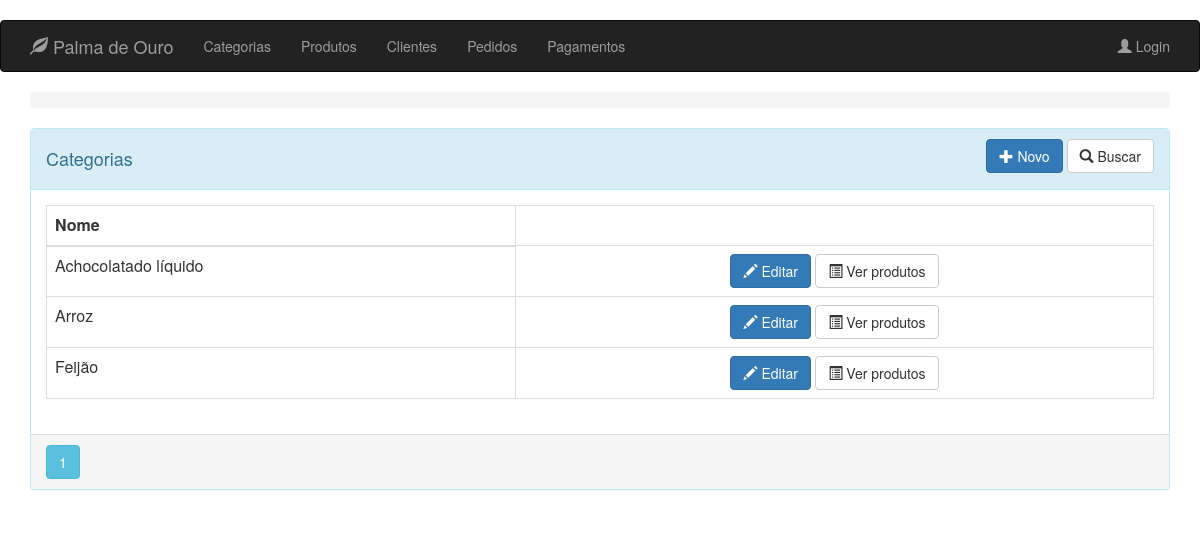
Page /category on the earlier database version.
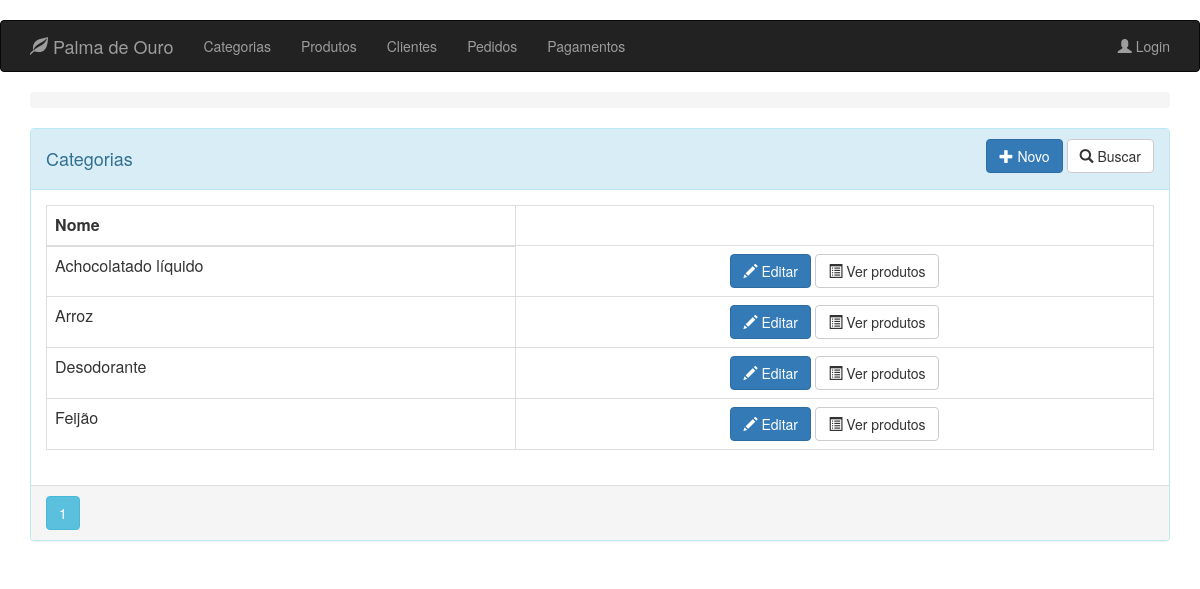
Same page on the later database version.
### app/models.py (models this page shows, shortened)
class Category(db.Model):
    __tablename__ = 'categories'
    id = db.Column(db.Integer, primary_key=True)
    title = db.Column(db.String(32), index=True, nullable=False)

### app/routes/category/routes.py (the view)
@blueprint_category.route("/category", methods=['GET'])
@register_breadcrumb(blueprint_category, '.', 'Categorias')
def get_categories():
    page = request.args.get('page', 1, type=int)
    categories = Category.query.order_by(Category.title).paginate(page=page, per_page=10)
    return render_template('category/list.html', categories=categories)

### app/templates/category/list.html (shortened to what this page needs)
{% extends "base.html" %}
{% block page_content %}
<div class="panel panel-info" >
    <div class="panel-heading">
        <div class="row">
            <div class="col col-xs-6">
                <h4>Categorias</h4>
            </div>
            <div class="col col-xs-6 text-right">
                <a href="{{ url_for('blueprint_category.new_category') }}"
                   class="btn btn-primary">
                    <span class="glyphicon glyphicon-plus"></span>
                    Novo
                </a>
                <a href="{{ url_for('blueprint_category.search_category') }}"
                   class="btn btn-default">
                    <span class="glyphicon glyphicon-search"></span>
                    Buscar
                </a>
            </div>
            <div class="btn-group col-md-4 text-right">
            </div>
        </div>
    </div>
    <div class="panel-body">
        <table class="table table-bordered">
            <thead>
                <tr>
                    <th>Nome</th>
                </tr>
            </thead>
            <tbody>
                {% for category in categories.items %}
                <tr>
                    <td>{{ category.title }}</td>
                    <td align="center">
                        <a href="{{ url_for('blueprint_category.update_category',id=category.id) }}"
                           class="btn btn-primary">
                            <span class="glyphicon glyphicon-pencil" aria-hidden="true"></span> Editar
                        </a>
                        <a href="{{ url_for('blueprint_category.products_of',id=category.id) }}"
                           class="btn btn-default">
                            <span class="glyphicon glyphicon-list-alt" aria-hidden="true"></span> Ver produtos
                        </a>
                    </td>
                </tr>
                {% endfor %}
            </tbody>
        </table>
    </div>
    <div class="panel-footer p-0">
        {% for page_number in categories.iter_pages(left_edge=1,right_edge=1,left_current=1,right_current=2) %}
        {% if page_number %}
        {% if categories.page == page_number %}
        <a class="btn btn-info mb-4"
           href="{{ url_for('blueprint_category.get_categories',page=page_number) }}">{{ page_number }}</a>
        {% else %}
        <a class="btn btn-outline-info mb-4"
           href="{{ url_for('blueprint_category.get_categories',page=page_number) }}">{{ page_number }}</a>
        {% endif %}
        {% else %}
        ...
        {% endif %}
        {% endfor %}
    </div>
</div>
{% endblock %}

Differences in the rows shown:
added Category: title "Desodorante"
